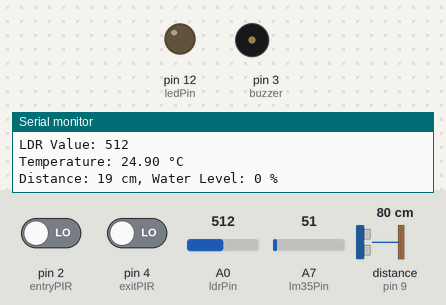
Bench run of a sketch on a simulated Arduino Nano, built with avr-gcc and run on an emulated ATmega328P. On the bench: output pins drawn as LEDs (lit = HIGH), buzzer (waves = sounding, pin HIGH), the last lines printed to the serial monitor. Inputs (shaded band) come from the test bench; at power-on: distance to the obstacle (sensor on pin 9) 80 cm, A0 (ldrPin) = 512, pin 2 (entryPIR) LOW, pin 4 (exitPIR) LOW, A7 (lm35Pin) = 51. The echo pulse lasts 58.3 µs per cm.

Above: at 1.8 s.
1.9 s: distance to the obstacle (sensor on pin 9) set to 5 cm
3.4 s: distance to the obstacle (sensor on pin 9) set to 2 cm
At 4.8 s:
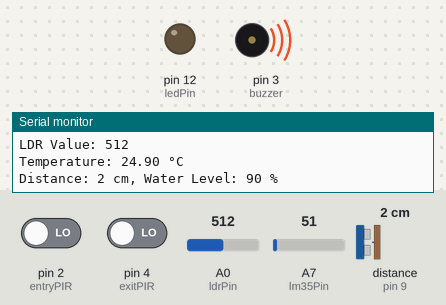
5.5 s: A0 (ldrPin) set to 208
7.2 s: A0 (ldrPin) set to 186
At 9.2 s:
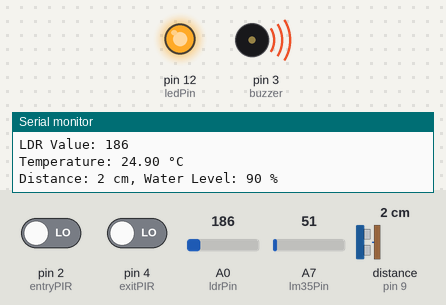
9.5 s: distance to the obstacle (sensor on pin 9) set to 4 cm
At 10.5 s:
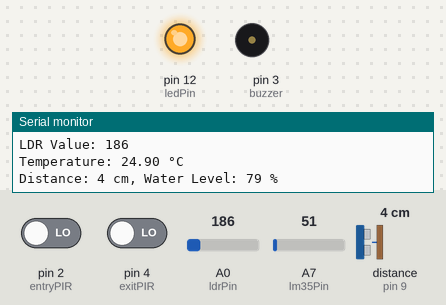
Timing chart, 0 to 12.5 s (numbered marks = the images above; inputs shaded):
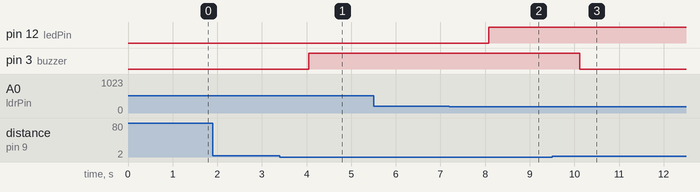

Measured:
- the behaviour switches between 4 and 3 cm on distance to the obstacle (sensor on pin 9) (found by bisection; images 0 and 1)
- the behaviour switches between 201 and 200 on A0 (ldrPin) (found by bisection; images 1 and 2)
- after the input at 3.4 s, pin 3 (buzzer): LOW → HIGH after 0.65 s
- after the input at 7.2 s, pin 12 (ledPin): LOW → HIGH after 0.89 s
- after the input at 9.5 s, pin 3 (buzzer): HIGH → LOW after 0.62 s

The sketch:

Arduino_Code.ino
```cpp
#include <Wire.h>
#include <NewPing.h>

int entryPIR = 2;
int exitPIR = 4;
int ledPin = 12;
int personCount = 0;
int entryConfirm = 0;
int exitConfirm = 0;

const int ldrPin = A0;
const int lm35Pin = A7;

#define trigPin 8
#define echoPin 9
#define buzzer 3

const int maxTankDepth = 19;
const int buzzerThreshold = 80;

NewPing sonar(trigPin, echoPin, maxTankDepth);

void setup() {
    pinMode(entryPIR, INPUT);
    pinMode(exitPIR, INPUT);
    pinMode(ledPin, OUTPUT);
    Serial.begin(9600);
    pinMode(buzzer, OUTPUT);
    digitalWrite(buzzer, LOW);
}

void loop() {
    int entryMotion = digitalRead(entryPIR);
    int exitMotion = digitalRead(exitPIR);
    int ldrValue = analogRead(ldrPin);
    Serial.print("LDR Value: ");
    Serial.println(ldrValue);

    if (ldrValue >= 0 && ldrValue <= 200) {
        digitalWrite(ledPin, HIGH);
    } else if (ldrValue >= 600 && ldrValue <= 800) {
        digitalWrite(ledPin, LOW);
    }

    int sensorValue = analogRead(lm35Pin);
    float temperature = (sensorValue * 5.0 * 100.0) / 1024.0;
    Serial.print("Temperature: ");
    Serial.print(temperature);
    Serial.println(" °C");

    if (entryMotion == HIGH) {
        entryConfirm++;
        if (entryConfirm >= 3) {
            personCount++;
            Serial.print("Person Entered! Total Count: ");
            Serial.println(personCount);
            entryConfirm = 0;
            delay(2000);
        }
    } else {
        entryConfirm = 0;
    }

    if (exitMotion == HIGH) {
        exitConfirm++;
        if (exitConfirm >= 3) {
            if (personCount > 0) {
                personCount--;
                Serial.print("Person Exited! Total Count: ");
                Serial.println(personCount);
            }
            exitConfirm = 0;
            delay(2000);
        }
    } else {
        exitConfirm = 0;
    }

    int distance = sonar.ping_cm();
    if (distance == 0) {
        distance = maxTankDepth;
    }
    int waterLevel = map(distance, 0, maxTankDepth, 100, 0);
    waterLevel = constrain(waterLevel, 0, 100);

    Serial.print("Distance: ");
    Serial.print(distance);
    Serial.print(" cm, Water Level: ");
    Serial.print(waterLevel);
    Serial.println(" %");

    if (waterLevel >= buzzerThreshold) {
        digitalWrite(buzzer, HIGH);
    } else {
        digitalWrite(buzzer, LOW);
    }

    delay(1000);
}
```
